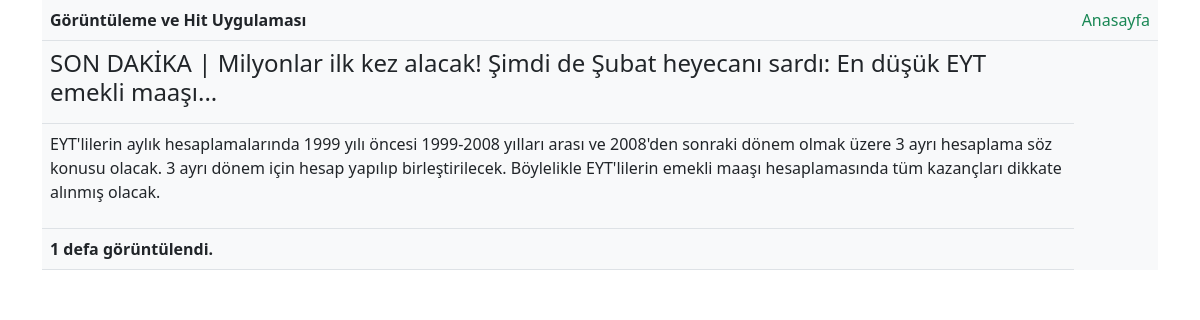
Screenshot of /read.php?id=3 with the database file from the repository.
### tables this page shows
CREATE TABLE `makaleler` (
  `id` int(10) UNSIGNED NOT NULL,
  `makale_baslik` varchar(250) NOT NULL,
  `makale_icerik` text NOT NULL,
  `gosterim_sayisi` int(10) NOT NULL
);

### read.php (the view, shortened to what this page needs)
<?php
require 'database.php';
$GelenID = Filtrele($_GET["id"]);
?>
<!doctype html>
<html lang="en">
<head>
    <link href="https://cdn.jsdelivr.net/npm/bootstrap@5.0.2/dist/css/bootstrap.min.css" rel="stylesheet">
</head>
<body>
    <div class="container">
        <table class="table bg-light">
            <tr>
                <td><b>Görüntüleme ve Hit Uygulaması</b></td>
                <td><a href="index.php" class="link-success text-decoration-none">Anasayfa</a></td>
            </tr>
            <?php
            $Sorgu = $db->prepare("SELECT * FROM makaleler WHERE id=?");
            $Sorgu->execute([$GelenID]);
            $KayitSayisi = $Sorgu->rowCount();
            $Kayit = $Sorgu->fetch(PDO::FETCH_ASSOC);
            if ($KayitSayisi > 0) {
            ?>
                <tr>
                    <td><h4><?php echo $Kayit["makale_baslik"] . "<br>"; ?></h4></td>
                </tr>
                <tr>
                    <td><p><?php echo $Kayit["makale_icerik"] . "<br>"; ?></p></td>
                </tr>
                <tr>
                    <td><b><?php echo $Kayit["gosterim_sayisi"]; ?> defa görüntülendi.</b></td>
                </tr>
            <?php
            } else {
                header("Location:index.php");
            }
            ?>
        </table>
    </div>
</body>
</html>

### rows the page displays
makaleler: makale_baslik "SON DAKİKA | Milyonlar ilk kez alacak! Şimdi de Şubat heyecanı sardı: En düşük EYT emekli maaşı...", makale_icerik "EYT'lilerin aylık hesaplamalarında 1999 yılı öncesi 1999-2008 yılları arası ve 2008'den sonraki dönem olmak üzere 3 ayrı hesaplama söz konusu olacak. 3 ayrı dönem için hesap yapılıp birleştirilecek. Böylelikle EYT'lilerin emekli maaşı hesaplamasında tüm kazançları dikkate alınmış olacak.", gosterim_sayisi "1"
